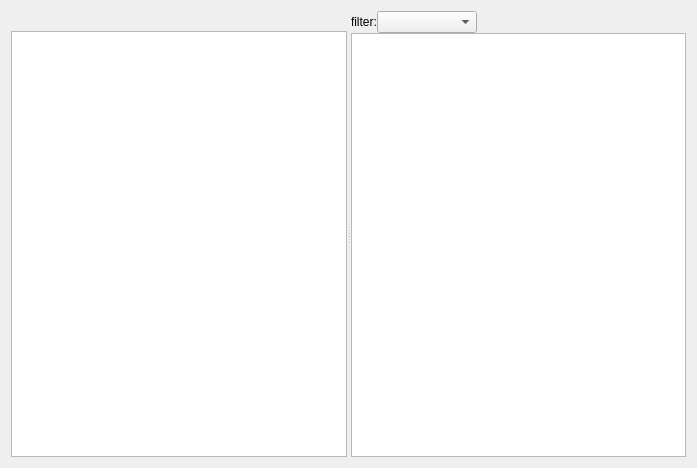
<?xml version="1.0" encoding="UTF-8"?>
<ui version="4.0">
 <class>AssetsDockWidget</class>
 <widget class="QWidget" name="AssetsDockWidget">
  <property name="geometry">
   <rect>
    <x>0</x>
    <y>0</y>
    <width>697</width>
    <height>468</height>
   </rect>
  </property>
  <property name="windowTitle">
   <string>AssetsDockWidget</string>
  </property>
  <layout class="QHBoxLayout" name="horizontalLayout_2">
   <item>
    <widget class="QSplitter" name="splitter">
     <property name="orientation">
      <enum>Qt::Horizontal</enum>
     </property>
     <widget class="QWidget" name="layoutWidget">
      <layout class="QVBoxLayout" name="verticalLayout">
       <property name="spacing">
        <number>0</number>
       </property>
       <item>
        <spacer name="verticalSpacer">
         <property name="orientation">
          <enum>Qt::Vertical</enum>
         </property>
         <property name="sizeType">
          <enum>QSizePolicy::Fixed</enum>
         </property>
         <property name="sizeHint" stdset="0">
          <size>
           <width>20</width>
           <height>20</height>
          </size>
         </property>
        </spacer>
       </item>
       <item>
        <widget class="QTreeWidget" name="treeWidgetFolder">
         <property name="editTriggers">
          <set>QAbstractItemView::NoEditTriggers</set>
         </property>
         <property name="headerHidden">
          <bool>true</bool>
         </property>
         <property name="expandsOnDoubleClick">
          <bool>false</bool>
         </property>
         <column>
          <property name="text">
           <string>1</string>
          </property>
         </column>
        </widget>
       </item>
      </layout>
     </widget>
     <widget class="QWidget" name="layoutWidget_2">
      <layout class="QVBoxLayout" name="verticalLayout_2">
       <property name="spacing">
        <number>0</number>
       </property>
       <item>
        <layout class="QHBoxLayout" name="horizontalLayout">
         <item>
          <widget class="QLabel" name="label">
           <property name="minimumSize">
            <size>
             <width>0</width>
             <height>20</height>
            </size>
           </property>
           <property name="text">
            <string>filter:</string>
           </property>
          </widget>
         </item>
         <item>
          <widget class="QComboBox" name="comboBoxFilter">
           <property name="minimumSize">
            <size>
             <width>100</width>
             <height>20</height>
            </size>
           </property>
           <item>
            <property name="text">
             <string/>
            </property>
           </item>
           <item>
            <property name="text">
             <string>ai</string>
            </property>
           </item>
           <item>
            <property name="text">
             <string>anim</string>
            </property>
           </item>
           <item>
            <property name="text">
             <string>mesh</string>
            </property>
           </item>
           <item>
            <property name="text">
             <string>world</string>
            </property>
           </item>
           <item>
            <property name="text">
             <string>sound</string>
            </property>
           </item>
           <item>
            <property name="text">
             <string>texture</string>
            </property>
           </item>
           <item>
            <property name="text">
             <string>shader</string>
            </property>
           </item>
           <item>
            <property name="text">
             <string>prefab</string>
            </property>
           </item>
           <item>
            <property name="text">
             <string>skeleton</string>
            </property>
           </item>
           <item>
            <property name="text">
             <string>material</string>
            </property>
           </item>
           <item>
            <property name="text">
             <string>unknown</string>
            </property>
           </item>
          </widget>
         </item>
         <item>
          <spacer name="horizontalSpacer">
           <property name="orientation">
            <enum>Qt::Horizontal</enum>
           </property>
           <property name="sizeHint" stdset="0">
            <size>
             <width>40</width>
             <height>20</height>
            </size>
           </property>
          </spacer>
         </item>
        </layout>
       </item>
       <item>
        <widget class="QListWidget" name="listWidgetItem">
         <property name="editTriggers">
          <set>QAbstractItemView::NoEditTriggers</set>
         </property>
         <property name="dragDropMode">
          <enum>QAbstractItemView::NoDragDrop</enum>
         </property>
         <property name="movement">
          <enum>QListView::Static</enum>
         </property>
         <property name="resizeMode">
          <enum>QListView::Adjust</enum>
         </property>
         <property name="layoutMode">
          <enum>QListView::SinglePass</enum>
         </property>
         <property name="gridSize">
          <size>
           <width>80</width>
           <height>100</height>
          </size>
         </property>
         <property name="viewMode">
          <enum>QListView::IconMode</enum>
         </property>
        </widget>
       </item>
      </layout>
     </widget>
    </widget>
   </item>
  </layout>
 </widget>
 <resources/>
 <connections/>
</ui>
